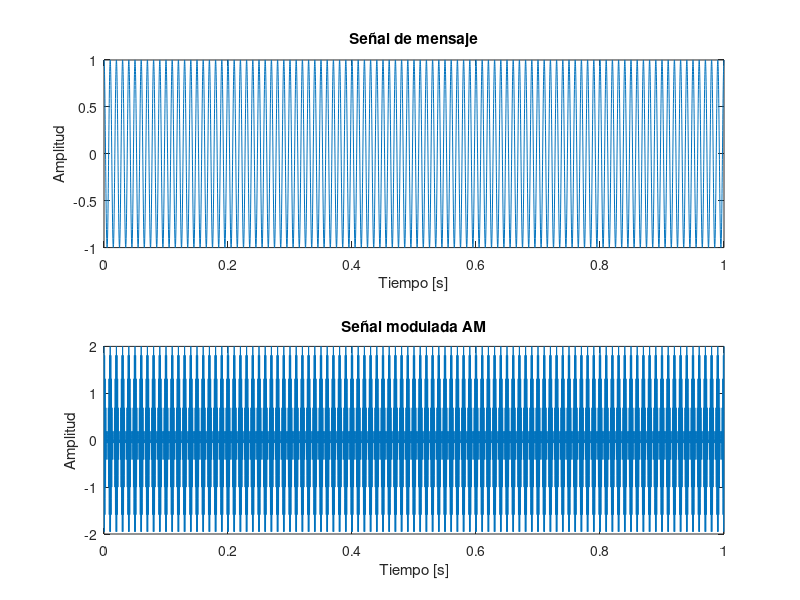

This chart was generated by the following MATLAB code:
% Parámetros
Fs = 10000;  % Frecuencia de muestreo
t = 0:1/Fs:1;  % Tiempo
fc = 1000;  % Frecuencia de la portadora
fm = 100;  % Frecuencia de la señal de mensaje
Am = 1;  % Amplitud de la señal de mensaje
Ac = 1;  % Amplitud de la portadora

% Señal de mensaje
m = Am * cos(2 * pi * fm * t);

% Señal modulada AM
s = (Ac + m) .* cos(2 * pi * fc * t);  % Modulación AM

% Gráfica
subplot(2,1,1);
plot(t, m);
title('Señal de mensaje');
xlabel('Tiempo [s]');
ylabel('Amplitud');

subplot(2,1,2);
plot(t, s);
title('Señal modulada AM');
xlabel('Tiempo [s]');
ylabel('Amplitud');
